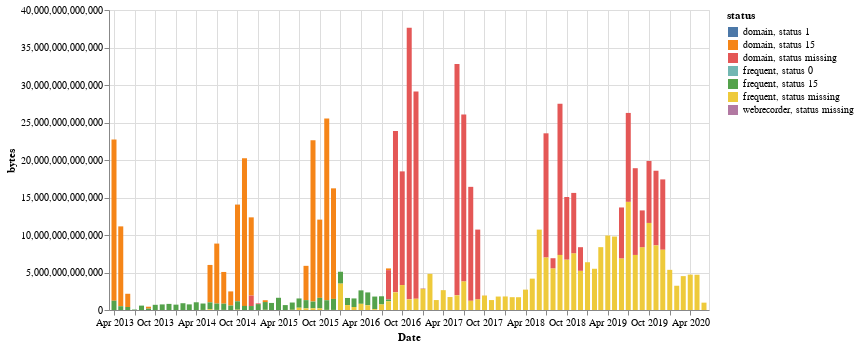

Notebook cell for this chart:
### Code cell
import altair as alt

alt.Chart(df).mark_bar().encode(
    x=alt.X('dates:T', axis = alt.Axis(title = 'Date', format = ("%b %Y"))),
    y=alt.Y('bytes'),
    color='status:N',
    tooltip=[alt.Tooltip('dates:T', format='%A, %e %B %Y'),'status:N', 'count', 'bytes']
).properties(width=600)

### Figure 1 — Vega-Lite specification as saved in the notebook (floating-point values rounded to 4 significant figures; data arrays with more than 128 entries replaced by an {"elided": "..."} marker saying what was removed)
{"config": {"view": {"continuousWidth": 400, "continuousHeight": 300}}, "data": {"name": "data-086bcfa7a4cf2de4f43bee4ebb4b5112"}, "mark": "bar", "encoding": {"color": {"type": "nominal", "field": "status"}, "tooltip": [{"type": "temporal", "field": "dates", "format": "%A, %e %B %Y"}, {"type": "nominal", "field": "status"}, {"type": "quantitative", "field": "count"}, {"type": "quantitative", "field": "bytes"}], "x": {"type": "temporal", "axis": {"format": "%b %Y", "title": "Date"}, "field": "dates"}, "y": {"type": "quantitative", "field": "bytes"}}, "width": 600, "$schema": "https://vega.github.io/schema/vega-lite/v4.8.1.json", "datasets": {"data-086bcfa7a4cf2de4f43bee4ebb4b5112": {"elided": "170 records"}}}
